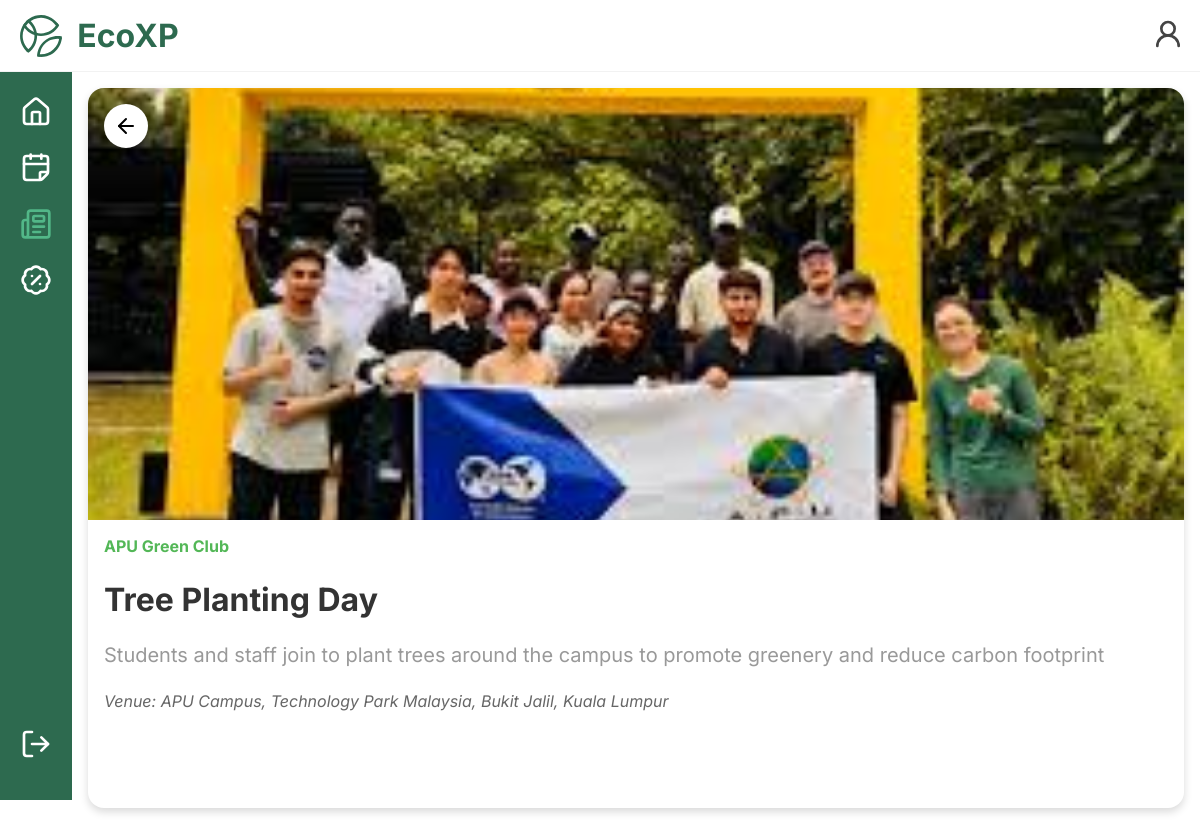
The page /event_manager/php/event-manager-news-details.php?id=17 (signed in) on the database its author committed.
### tables this page shows
CREATE TABLE IF NOT EXISTS `eco_news` (
  `eco_news_id` int NOT NULL AUTO_INCREMENT,
  `title` varchar(100) NOT NULL,
  `description` text NOT NULL,
  `image_path` varchar(255) NOT NULL,
  `venue` text NOT NULL,
  `organised_by` varchar(255) NOT NULL,
  `events_id` int NOT NULL,
  `posted_by` int NOT NULL,
  PRIMARY KEY (`eco_news_id`),
  UNIQUE KEY `eco_news_id` (`eco_news_id`),
  KEY `events_id` (`events_id`),
  KEY `posted_by` (`posted_by`)
);

### event_manager/php/event-manager-news-details.php (the view, shortened to what this page needs)
<?php
    require_once __DIR__ . "/../../config/Database.php";
    if(isset($_GET['id'])){
        $news_id = $_GET['id'];
        $sql = "SELECT eco_news_id, title, description, image_path, venue, organised_by FROM eco_news WHERE eco_news_id = $news_id";
        $result = mysqli_query($database, $sql);
        if(mysqli_num_rows($result) > 0){
            $news = mysqli_fetch_assoc($result);
        } else {
            echo "<script>alert('News not found.'); window.location.href = 'participants-home.php'; </script>";
            exit();
        }
    } else {
        echo "<script>alert('Invalid news ID.'); window.location.href = 'participants-home.php';</script>";
        exit();
    }
?>
<!DOCTYPE html>
<html lang="en">
<head>
    <link rel="stylesheet" href="../../mobile.css">
    <link rel="stylesheet" href="../css/event-manager-news-details.css">
</head>
<body>
    <header class="top-bar" role="banner">
    <div class="top-left">
        <button class="icon-btn no-hover topbar-icon" onclick="window.location.href='event-manager-home.php'" style="display:flex;align-items:center;gap:8px;">
            <h2 class="top-title">EcoXP</h2>
        </button>
    </div>
    <div class="top-right">
        <a href="event-manager-profile.php" aria-label="Profile" class="topbar-icon">
            <button class="icon-btn" aria-label="Profile">
                <i data-lucide="user-round"></i>
            </button>
        </a>
    </div>
    </header>
    <nav class="side-bar" role="navigation" aria-label="Main">
    <div class="participant-icon-container">
        <div id="home-icon-box">
        <a href="event-manager-home.php" class="icon-link sidebar-icon" aria-label="Home">
            <button class="icon-btn"><i data-lucide="house"></i></button>
        </a>
        </div>
        <a class="icon-link sidebar-icon" href="event-manager-calendar.php" aria-label="Challenges">
        <button class="icon-btn"><i data-lucide="calendar-fold"></i></button>
        </a>
        <a class="icon-link active sidebar-icon" href="event-manager-news.php" aria-label="Scan / Log Action">
        <button class="icon-btn"><i data-lucide="newspaper"></i></button>
        </a>
        <a class="icon-link sidebar-icon" href="event-manager-rewards-management.php" aria-label="Rewards">
        <button class="icon-btn"><i data-lucide="badge-percent"></i></button>
        </a>
    </div>
    <a class="icon-link sidebar-icon" href="../../logout.php" id="logout" aria-label="Logout">
        <button class="icon-btn"><i data-lucide="log-out"></i></button>
    </a>
    </nav>
    <main class="main-content">
    <div class="content-holder">
        <div class="content-image">
            <button class="back-bttn" id="back-bttn-id" onclick="window.history.back()"><i data-lucide="arrow-left"></i></button>
            <img src="../../images/<?php echo $news['image_path']; ?>" alt="News Image">
        </div>
        <div class="content-text-box">
            <p class="news-organiser">
                <strong><?php echo $news['organised_by']; ?></strong>
            </p>
            <h2 class="content-text-title">
                <?php echo $news['title']; ?>
            </h2>
            <p class="content-text-description">
                <?php echo nl2br($news['description']); ?>
            </p>
            <p class="news-venue">
                <em>Venue: <?php echo $news['venue']; ?></em>
            </p>
    </main>
</body>
</html>

### mobile.css (style rules this page uses)
.top-bar { position: fixed; top: 0; left: 0; right: 0; height: 72px; display: flex; align-items: center; justify-content: space-between; padding: 0 16px; background-color: rgba(255, 255, 255, 0.4); backdrop-filter: blur(20px); -webkit-backdrop-filter: blur(10px); border-bottom: 1px solid rgba(0, 0, 0, 0.05); z-index: 1000; }
.top-bar .top-left, .top-bar .top-center, .top-bar .top-right { display: flex; align-items: center; }
.top-bar .top-left { gap: 12px; flex: 0; }
.top-bar .top-right { gap: 12px; flex: 0; }
.top-bar .top-title { font-size: 32px; color: var(--primary-green); margin: 0; padding: 0; }
.icon-btn svg { flex-shrink: 0; display: block; }
.icon-btn.no-hover { padding: 8px 80px; gap: 8px; height: auto; }
.top-bar .top-left .icon-btn svg { flex-shrink: 0; }
.top-bar .top-left .icon-btn h2 { white-space: nowrap; }
.side-bar { position: fixed; top: 72px; left: 0; bottom: auto; width: 72px; background: var(--primary-green); display: flex; flex-direction: column; align-items: center; z-index: 900; padding-top: 24px; padding-bottom: 24px; max-height: calc(100vh - 72px); overflow-y: auto; }
.participant-icon-container { display: flex; flex-direction: column; align-items: center; gap: 24px; width: 100%; flex: 1; }
.icon-link { display: flex; align-items: center; justify-content: center; text-decoration: none; }
.icon-link .icon-btn { color: var(--card-white); stroke-width: 1.5; transition: all 0.2s ease; }
.icon-link.active .icon-btn { color: var(--secondary-green); stroke-width: 2.2; }
#logout { margin: auto; }
.side-bar { position: fixed; top: 72px; left: 0; bottom: 0; width: 72px; background: var(--primary-green); display: flex; align-items: flex-start; z-index: 900; padding-top: 24px; }
.participant-icon-container { display: flex; flex-direction: column; align-items: center; gap: 24px; width: 100%; }
.main-content { margin-left: 72px; margin-top: 72px; padding: 16px; min-height: calc(100vh - 72px); width: calc(100% - 72px); box-sizing: border-box; }
.sidebar-icon .icon-btn, .sidebar-icon .icon-btn svg, .sidebar-icon .icon-btn i { width: 32px; height: 32px; }
.topbar-icon .icon-btn, .topbar-icon .icon-btn svg, .topbar-icon .icon-btn i { width: 32px; height: 32px; }
.icon-link.active .icon-btn { color: var(--secondary-green); }
:root { --primary-green: #2D6A4F; --secondary-green: #52B788; --ice-mint: #f0f7f4; --shadow: rgba(45, 106, 79, 0.1); --card-white: #FFFFFF; --primary-text: #444444; --secondary-text: #666666; --line-black: #999999; }
* { margin: 0; padding: 0; box-sizing: border-box; font-family: 'Inter', sans-serif; }
html, body { height: 100%; overflow-x: hidden; }
body { padding-bottom: 96px; }
.icon-btn { width: 40px; height: 40px; color: var(--primary-text); stroke-width: 1.5; background: none; border: none; padding: 6px; display: inline-flex; align-items: center; justify-content: center; cursor: pointer; transition: transform 160ms ease, box-shadow 160ms ease; }
#logout { margin-top: auto; margin-bottom: 16px; }

### event_manager/css/event-manager-news-details.css (style rules this page uses)
.content-holder { all: unset; width: 100%; height: 720px; background-color: #ffffff; border-radius: 16px; overflow: hidden; display: flex; flex-direction: column; position: relative; box-shadow: 0 4px 8px rgba(0,0,0,0.15); transition: transform 0.2s ease, box-shadow 0.2s ease; cursor: pointer; }
.content-image { height: 60%; width: 100%; border: none; position: relative; }
.content-image img { width: 100%; height: 100%; object-fit: cover; }
.content-text-box { height: 40%; width: 100%; padding: 16px; display: flex; flex-direction: column; gap: 24px; }
.content-text-title { font-size: 32px; margin: 0; color: #333333; }
.content-text-description { font-size: 20px; margin: 0; color: #999999; }
.news-organiser { font-size: 16px; color: #53B757; margin: 0; }
.news-venue { font-size: 16px; color: #666666; }
.back-bttn { position: absolute; top: 16px; left: 16px; width: 44px; height: 44px; border-radius: 50%; border: none; background-color: #ffffff; box-shadow: 0 4px 8px rgba(0,0,0,0.2); font-size: 22px; cursor: pointer; z-index: 100; display: flex; align-items: center; justify-content: center; padding: 0; }

### rows shown on the page
eco_news: image_path (picture), organised_by "APU Green Club", title "Tree Planting Day", description "Students and staff join to plant trees around the campus to promote greenery and reduce carbon footprint", venue "APU Campus, Technology Park Malaysia, Bukit Jalil, Kuala Lumpur"
